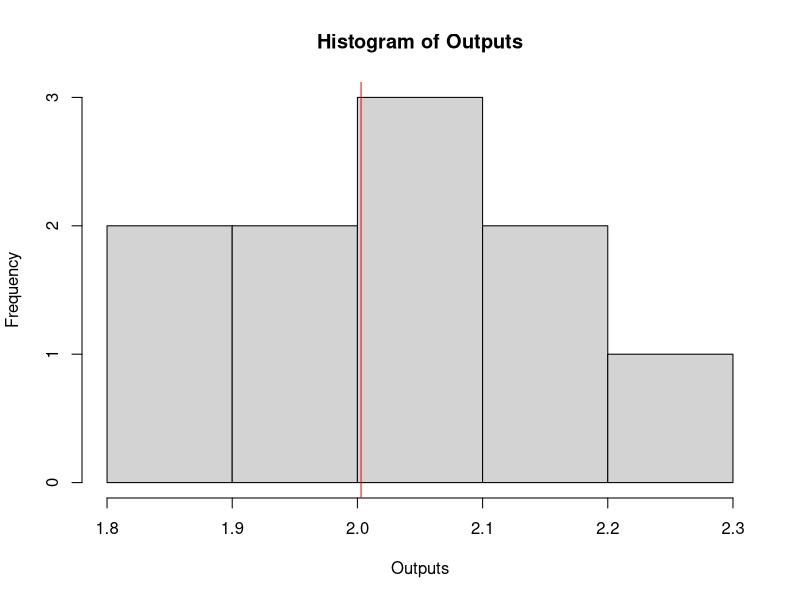
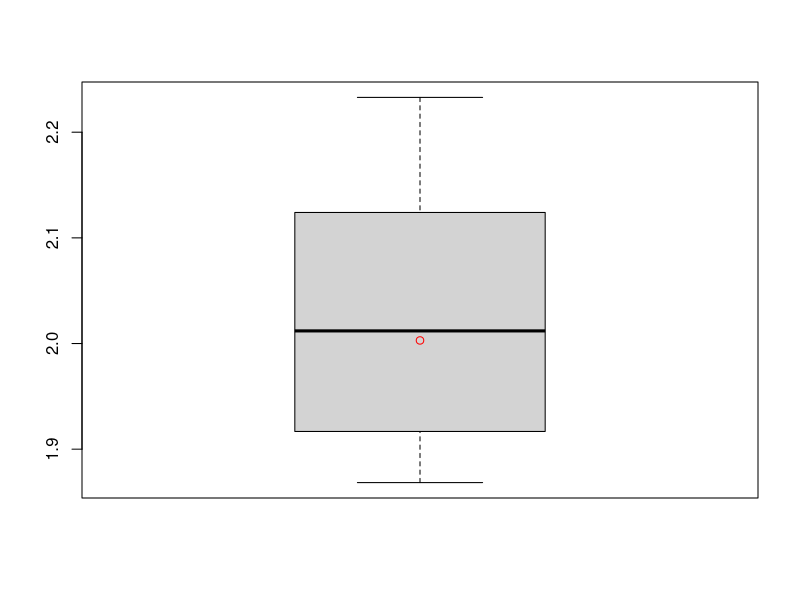

Recreate these plots in R, in order.
## ---- chunk 1
set.seed(100)
numbers<-rnorm(100,2,1)
Output<-mean(numbers)
Output
## ---- chunk 2
replications<-replicate(10,rnorm(100,2,1))
Outputs<-colMeans(replications)
Outputs
## ---- chunk 3
hist(Outputs)
abline(v=Output,col="red")
## ---- chunk 4
boxplot(Outputs)
points(Output,col="red")
